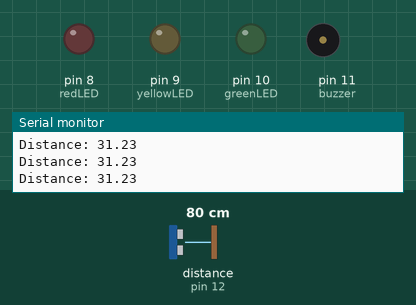
The sketch below on a simulated Arduino Uno, built with avr-gcc and run on an emulated ATmega328P. Shown: output pins drawn as LEDs (lit = HIGH), buzzer (waves = sounding, pin HIGH), the last lines printed to the serial monitor. Wiring (inferred from the names in the program): ultrasonic range finder: trigger pin 13; echo pin 12. The inputs (shaded band) are chosen by the test bench; at power-on: distance to the obstacle (sensor on pin 12) 80 cm. The echo pulse lasts 58.3 µs per cm; pins used as bus, display or sensor lines are not drawn.

Above: at 1.2 s.
1.3 s: distance to the obstacle (sensor on pin 12) set to 35 cm
2.8 s: distance to the obstacle (sensor on pin 12) set to 29 cm
At 3.3 s:
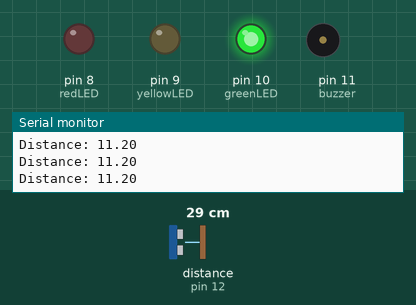
4.3 s: distance to the obstacle (sensor on pin 12) set to 23 cm
5.8 s: distance to the obstacle (sensor on pin 12) set to 18 cm
At 6.8 s:
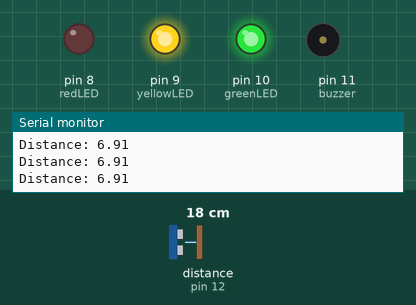
7.3 s: distance to the obstacle (sensor on pin 12) set to 12 cm
10.3 s: distance to the obstacle (sensor on pin 12) set to 9 cm
At 11.8 s:
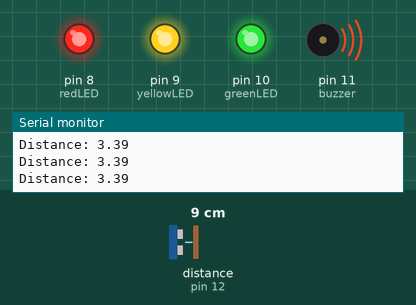
Timing chart, 0 to 12.8 s (numbered marks = the images above; inputs shaded):
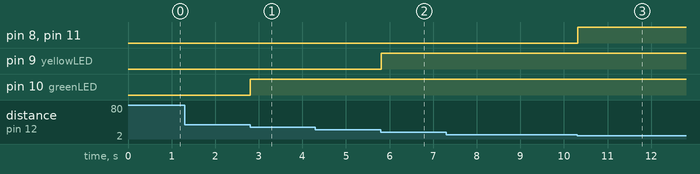

Measured:
- the behaviour switches between 32 and 31 cm on distance to the obstacle (sensor on pin 12) (found by bisection; images 0 and 1)
- the behaviour switches between 21 and 20 cm on distance to the obstacle (sensor on pin 12) (found by bisection; images 1 and 2)
- the behaviour switches between 11 and 10 cm on distance to the obstacle (sensor on pin 12) (found by bisection; images 2 and 3)
- after the input at 2.8 s, pin 10 (greenLED): LOW → HIGH at once
- after the input at 5.8 s, pin 9 (yellowLED): LOW → HIGH at once
- after the input at 10.3 s, pin 8 (redLED), pin 11 (buzzer): LOW → HIGH at once

The sketch:

Distance_Sensor_Code.ino
```cpp
// Dedicated to the tiktok user who asked for a simple project to build with his kid for school
// Distance Sensor Project By: TSJ Electronics, code structure and some comments from Howtomechatronics

/*For a detailed writeup of how these sensors work and other
  useful information please check out:
  https://howtomechatronics.com/tutorials/arduino/ultrasonic-sensor-hc-sr04/#google_vignette
*/

 /*
 For more projects check out TSJelectronics.com
 */


const int trigPin = 13;
const int echoPin = 12;

const int buzzer = 11;// use a passive buzzer for this project. Passive buzzers will make noise with DC current

const int greenLED = 10;
const int yellowLED  = 9;
const int redLED = 8;

long duration;
double distance;

double maxDistanceInches = 12; // this is how far we want our sensor to read, ignore everything farther than 12 inches.

void setup() {
  pinMode(trigPin, OUTPUT); // Sets the trigPin as an Output
  pinMode(echoPin, INPUT); // Sets the echoPin as an Input
  pinMode(buzzer, OUTPUT);
  pinMode(greenLED, OUTPUT);
  pinMode(yellowLED, OUTPUT);
  pinMode(redLED, OUTPUT);
  digitalWrite(buzzer, LOW); // set all outputs low
  digitalWrite(greenLED, LOW);
  digitalWrite(yellowLED, LOW);
  digitalWrite(redLED, LOW);
  Serial.begin(9600); // Starts the serial communication
}
void loop() {
  // Clears the trigPin
  digitalWrite(trigPin, LOW);
  delayMicroseconds(2);

  // Sets the trigPin on HIGH state for 10 micro seconds
  digitalWrite(trigPin, HIGH);
  delayMicroseconds(10);
  digitalWrite(trigPin, LOW);

  // Reads the echoPin, returns the sound wave travel time in microseconds
  duration = pulseIn(echoPin, HIGH);

  // Calculating the distance in cm
  distance = duration * 0.034 / 2;

  //to convert cm to inches
  distance = distance / 2.54;

  //Light up light depending on distance!
  if(distance < maxDistanceInches)
     digitalWrite(greenLED, HIGH);
  else
     digitalWrite(greenLED, LOW);

  if(distance < (maxDistanceInches* 0.66))
    digitalWrite(yellowLED, HIGH);
  else
    digitalWrite(yellowLED, LOW);

   if(distance < (maxDistanceInches * 0.33)){
    digitalWrite(redLED, HIGH);
    digitalWrite(buzzer, HIGH); // if too close to sensor sound the alarm!!
   }
   else{
   digitalWrite(redLED, LOW);
   digitalWrite(buzzer,LOW); // if not close turn off alaram
   }

  // Prints the distance on the Serial Monitor
  Serial.print("Distance: ");
  Serial.println(distance);
}
```
